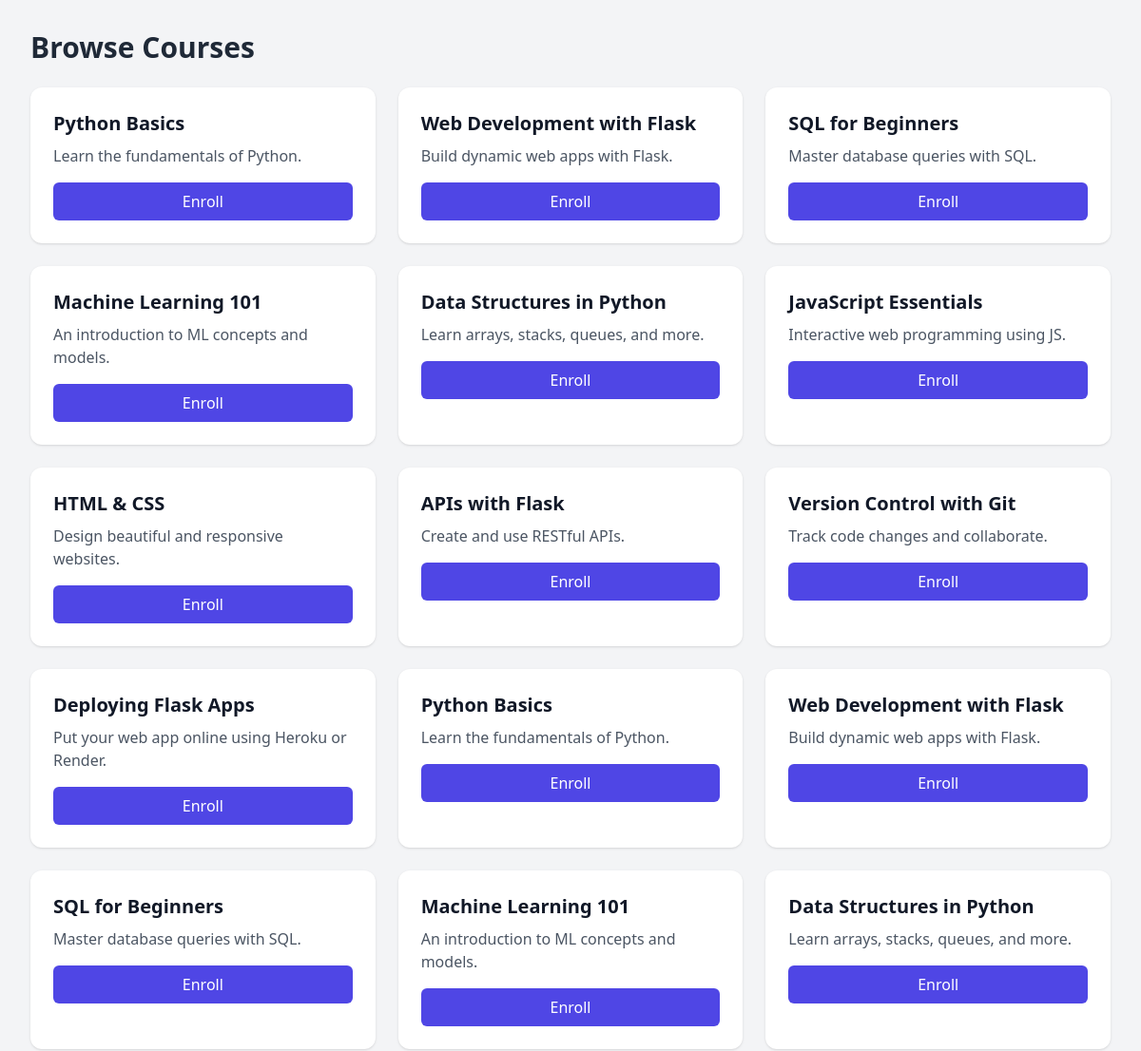
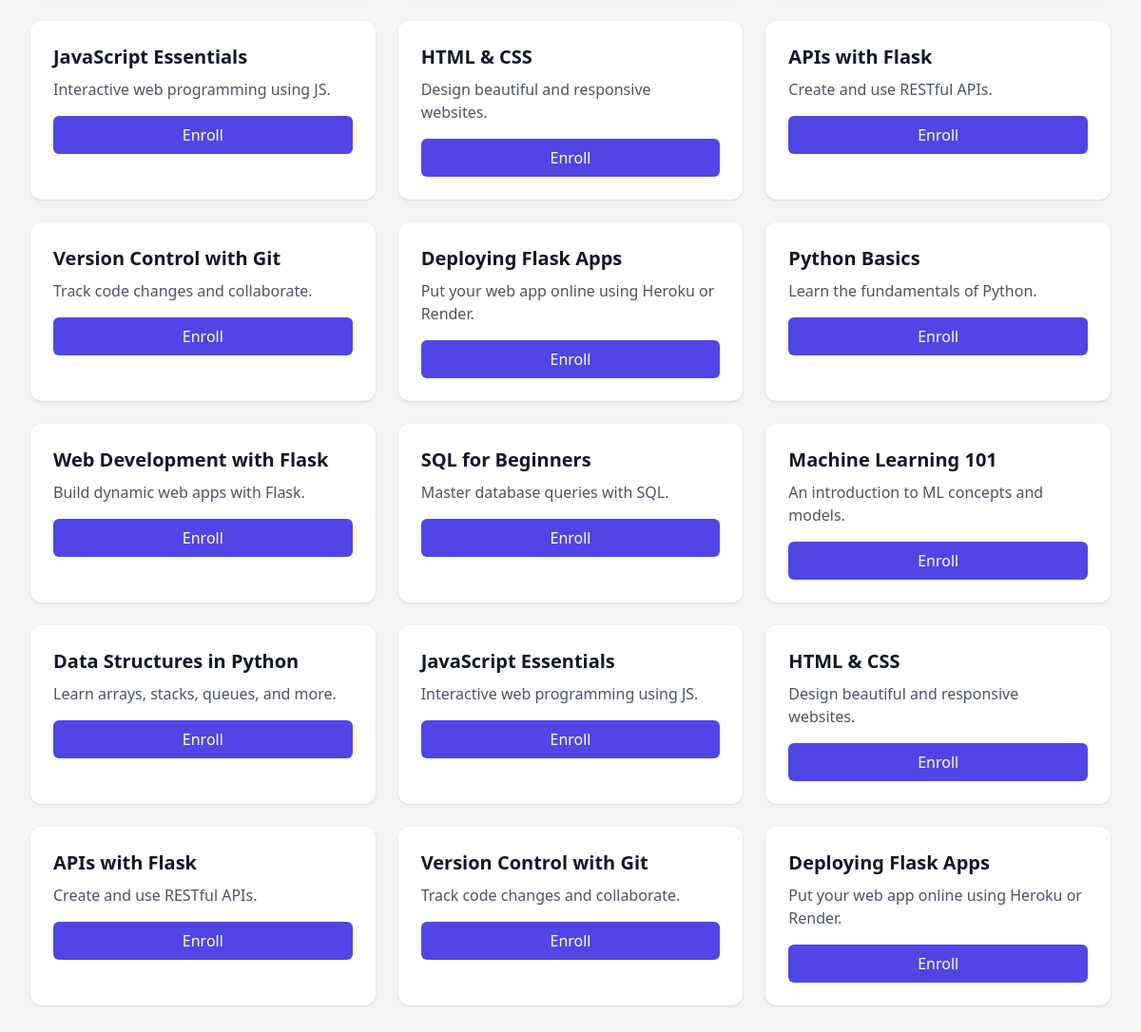
Screenshot of /courses with the database file from the repository (2 pictures, top to bottom).
### app.py (models this page shows)
class Course(db.Model):
    id = db.Column(db.Integer, primary_key=True)
    title = db.Column(db.String(200), nullable=False)
    description = db.Column(db.Text, nullable=False)

### app.py (the view)
@app.route('/courses')
def courses():
    all_courses = Course.query.all()
    return render_template('courses.html', courses=all_courses)

### templates/courses.html (shortened to what this page needs)
<!DOCTYPE html>
<html lang="en">
<head>
    <script src="https://cdn.tailwindcss.com"></script>
</head>
<body class="bg-gray-100 min-h-screen p-8">
    <div class="max-w-6xl mx-auto">
        <h2 class="text-3xl font-bold text-gray-800 mb-6">Browse Courses</h2>
        <div class="grid grid-cols-1 sm:grid-cols-2 lg:grid-cols-3 gap-6">
          {% for course in courses %}
            <div class="bg-white p-6 rounded-xl shadow hover:shadow-lg transition-all">
              <h3 class="text-xl font-semibold text-gray-900 mb-2">{{ course.title }}</h3>
              <p class="text-gray-600 mb-4">{{ course.description }}</p>
              <form method="POST" action="{{ url_for('enroll', course_id=course.id) }}">
                <button type="submit"
                        class="w-full bg-indigo-600 text-white py-2 rounded-md hover:bg-indigo-700 transition">
                  Enroll
                </button>
              </form>
            </div>
          {% endfor %}
        </div>
    </div>
</body>
</html>

### rows the page displays
Course: title "Python Basics", description "Learn the fundamentals of Python."
Course: title "Web Development with Flask", description "Build dynamic web apps with Flask."
Course: title "SQL for Beginners", description "Master database queries with SQL."
Course: title "Machine Learning 101", description "An introduction to ML concepts and models."
Course: title "Data Structures in Python", description "Learn arrays, stacks, queues, and more."
Course: title "JavaScript Essentials", description "Interactive web programming using JS."
Course: title "HTML & CSS", description "Design beautiful and responsive websites."
Course: title "APIs with Flask", description "Create and use RESTful APIs."
Course: title "Version Control with Git", description "Track code changes and collaborate."
Course: title "Deploying Flask Apps", description "Put your web app online using Heroku or Render."
Course: title "Python Basics", description "Learn the fundamentals of Python."
Course: title "Web Development with Flask", description "Build dynamic web apps with Flask."
Course: title "SQL for Beginners", description "Master database queries with SQL."
Course: title "Machine Learning 101", description "An introduction to ML concepts and models."
Course: title "Data Structures in Python", description "Learn arrays, stacks, queues, and more."
Course: title "JavaScript Essentials", description "Interactive web programming using JS."
Course: title "HTML & CSS", description "Design beautiful and responsive websites."
Course: title "APIs with Flask", description "Create and use RESTful APIs."
Course: title "Version Control with Git", description "Track code changes and collaborate."
Course: title "Deploying Flask Apps", description "Put your web app online using Heroku or Render."
Course: title "Python Basics", description "Learn the fundamentals of Python."
Course: title "Web Development with Flask", description "Build dynamic web apps with Flask."
Course: title "SQL for Beginners", description "Master database queries with SQL."
Course: title "Machine Learning 101", description "An introduction to ML concepts and models."
Course: title "Data Structures in Python", description "Learn arrays, stacks, queues, and more."
Course: title "JavaScript Essentials", description "Interactive web programming using JS."
Course: title "HTML & CSS", description "Design beautiful and responsive websites."
Course: title "APIs with Flask", description "Create and use RESTful APIs."
Course: title "Version Control with Git", description "Track code changes and collaborate."
Course: title "Deploying Flask Apps", description "Put your web app online using Heroku or Render."
